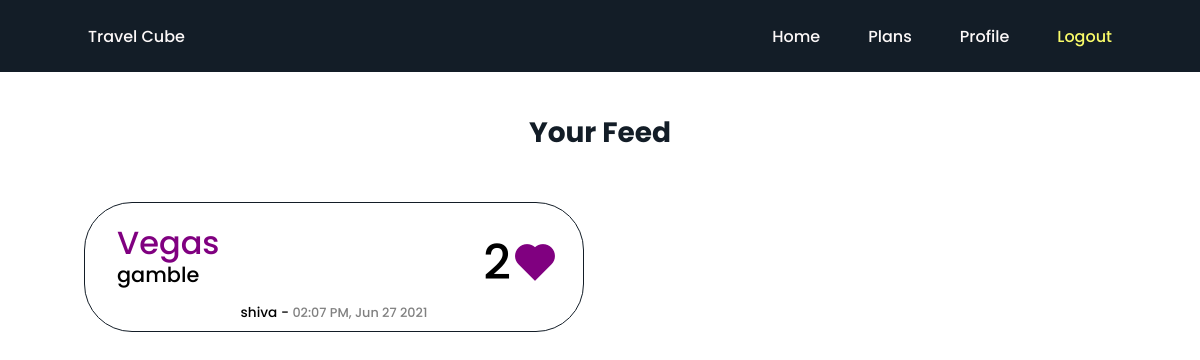
Before: /shiva/plans (signed in) with the older database file.
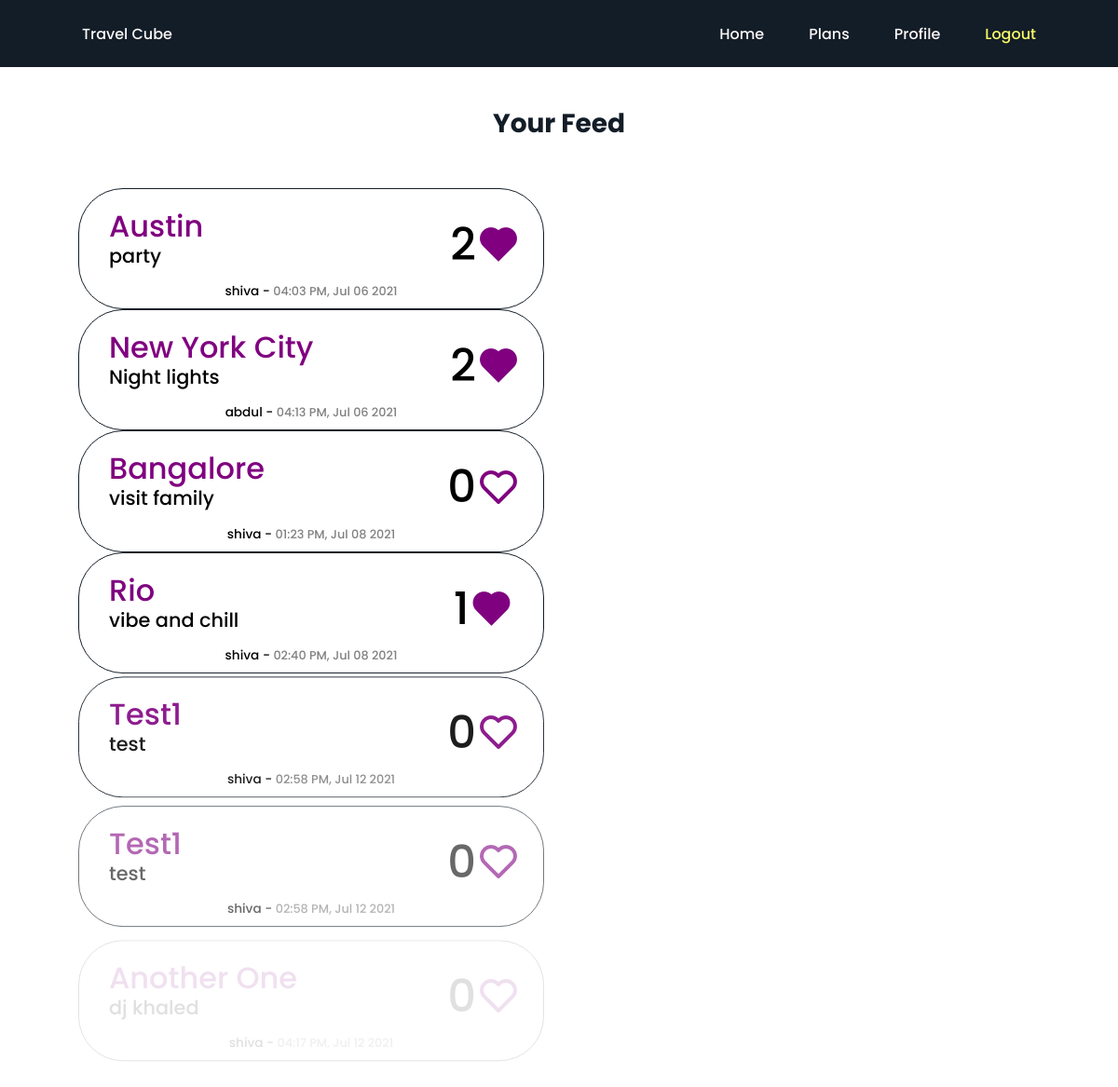
After: the same page with the newer database file.
### models.py (models this page shows, shortened)
class Post(db.Model):
    id = db.Column(db.Integer, primary_key=True)
    city = db.Column(db.String(140))
    country = db.Column(db.String(140))
    description = db.Column(db.String(140))
    timestamp = db.Column(db.DateTime, index=True, default=datetime.utcnow)
    user_id = db.Column(db.Integer, db.ForeignKey('user.id'))
    likes = db.relationship('Like', backref='post', lazy='dynamic', cascade = 'all, delete, delete-orphan')

class User(UserMixin, db.Model):
    id = db.Column(db.Integer, primary_key=True)
    username = db.Column(db.String(64), index=True, unique=True)
    email = db.Column(db.String(120), index=True, unique=True)
    password_hash = db.Column(db.String(128))
    posts = db.relationship('Post', backref='author', lazy='dynamic', cascade = 'all, delete, delete-orphan')
    liked = db.relationship('Like', backref='user', lazy='dynamic', cascade = 'all, delete, delete-orphan')
    def has_liked_post(self, post):
        return Like.query.filter(Like.user_id == self.id, Like.post_id == post.id).count() > 0

### routes.py (the view)
@app.route('/<username>/plans')
@login_required
def authplans(username):
    posts = Post.query.all()
    if not posts:
        posts=[]
    return render_template('authplans.html', posts=posts)

### routes.py (called while the page is built)
@login.user_loader
def load_user(id):
    return User.query.get(int(id))

### templates/authplans.html
{% extends "base.html" %}
{% block content %}
    <div class="outer" id="main">
        <div class="inner">
            <h1 class="header">Your Feed</h1>
            <div class="scroll">
                {% for post in posts %}
                    <div class="plans">
                        <div class="city">
                            <p class="cityname">{{ post.city | title}}</p>
                            <p class="description">{{ post.description }}</p>
                        </div>
                        <div class="authtime">
                            <p class="author">{{ post.author.username }} - <span class="time">{{ post.timestamp.strftime('%I:%M %p, %b %d %Y') }}</span></p>
                        </div>
                        <div class="likess">
                            <p class="countt">{{ post.likes.count() }}</p>
                            {% if current_user.has_liked_post(post) %}
                                <p><a href="{{ url_for('like_action', post_id=post.id, action='unlike') }}"><i class='bx bxs-heart likeicon'></i></a></p>
                            {% else %}
                                <p><a href="{{ url_for('like_action', post_id=post.id, action='like') }}"><i class='bx bx-heart likeicon'></i></a></p>
                            {% endif %}
                        </div>
                    </div>
                {% endfor %}
            </div>
        </div>
    </div>
{% endblock %}

Changed rows visible on the page:
changed Post: city "Vegas" → "Austin"; description "gamble" → "party"; timestamp "02:07 PM, Jun 27 2021" → "04:03 PM, Jul 06 2021"
added Post: city "New York City", description "Night lights", author.username "abdul", timestamp "04:13 PM, Jul 06 2021", likes.count "2"
added Post: city "Bangalore", description "visit family", author.username "shiva", timestamp "01:23 PM, Jul 08 2021", likes.count "0"
added Post: city "Rio", description "vibe and chill", author.username "shiva", timestamp "02:40 PM, Jul 08 2021", likes.count "1"
added Post: city "Test1", description "test", author.username "shiva", timestamp "02:58 PM, Jul 12 2021", likes.count "0"
added Post: city "Test1", description "test", author.username "shiva", timestamp "02:58 PM, Jul 12 2021", likes.count "0"
added Post: city "Another One", description "dj khaled", author.username "shiva", likes.count "0"
